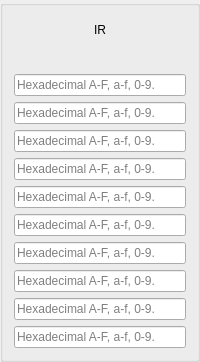
       <widget class="QGroupBox" name="verticalGroupBox_IR">
        <property name="sizePolicy">
         <sizepolicy hsizetype="Fixed" vsizetype="Preferred">
          <horstretch>0</horstretch>
          <verstretch>0</verstretch>
         </sizepolicy>
        </property>
        <property name="minimumSize">
         <size>
          <width>0</width>
          <height>0</height>
         </size>
        </property>
        <property name="maximumSize">
         <size>
          <width>16777215</width>
          <height>16777215</height>
         </size>
        </property>
        <layout class="QVBoxLayout" name="verticalLayout_5">
         <item>
          <widget class="QLabel" name="inputRegisters">
           <property name="minimumSize">
            <size>
             <width>0</width>
             <height>25</height>
            </size>
           </property>
           <property name="text">
            <string>IR</string>
           </property>
           <property name="alignment">
            <set>Qt::AlignCenter</set>
           </property>
          </widget>
         </item>
         <item>
          <widget class="QLabel" name="label_7">
           <property name="minimumSize">
            <size>
             <width>0</width>
             <height>20</height>
            </size>
           </property>
           <property name="text">
            <string/>
           </property>
          </widget>
         </item>
         <item>
          <widget class="QLineEdit" name="inReg_0">
           <property name="minimumSize">
            <size>
             <width>0</width>
             <height>20</height>
            </size>
           </property>
           <property name="maxLength">
            <number>32767</number>
           </property>
           <property name="placeholderText">
            <string>Hexadecimal A-F, a-f, 0-9.</string>
           </property>
          </widget>
         </item>
         <item>
          <widget class="QLineEdit" name="inReg_1">
           <property name="minimumSize">
            <size>
             <width>0</width>
             <height>20</height>
            </size>
           </property>
           <property name="maxLength">
            <number>32767</number>
           </property>
           <property name="placeholderText">
            <string>Hexadecimal A-F, a-f, 0-9.</string>
           </property>
          </widget>
         </item>
         <item>
          <widget class="QLineEdit" name="inReg_2">
           <property name="minimumSize">
            <size>
             <width>0</width>
             <height>20</height>
            </size>
           </property>
           <property name="maxLength">
            <number>32767</number>
           </property>
           <property name="placeholderText">
            <string>Hexadecimal A-F, a-f, 0-9.</string>
           </property>
          </widget>
         </item>
         <item>
          <widget class="QLineEdit" name="inReg_3">
           <property name="minimumSize">
            <size>
             <width>0</width>
             <height>20</height>
            </size>
           </property>
           <property name="maxLength">
            <number>32767</number>
           </property>
           <property name="placeholderText">
            <string>Hexadecimal A-F, a-f, 0-9.</string>
           </property>
          </widget>
         </item>
         <item>
          <widget class="QLineEdit" name="inReg_4">
           <property name="minimumSize">
            <size>
             <width>0</width>
             <height>20</height>
            </size>
           </property>
           <property name="maxLength">
            <number>32767</number>
           </property>
           <property name="placeholderText">
            <string>Hexadecimal A-F, a-f, 0-9.</string>
           </property>
          </widget>
         </item>
         <item>
          <widget class="QLineEdit" name="inReg_5">
           <property name="minimumSize">
            <size>
             <width>0</width>
             <height>20</height>
            </size>
           </property>
           <property name="maxLength">
            <number>32767</number>
           </property>
           <property name="placeholderText">
            <string>Hexadecimal A-F, a-f, 0-9.</string>
           </property>
          </widget>
         </item>
         <item>
          <widget class="QLineEdit" name="inReg_6">
           <property name="minimumSize">
            <size>
             <width>0</width>
             <height>20</height>
            </size>
           </property>
           <property name="maxLength">
            <number>32767</number>
           </property>
           <property name="placeholderText">
            <string>Hexadecimal A-F, a-f, 0-9.</string>
           </property>
          </widget>
         </item>
         <item>
          <widget class="QLineEdit" name="inReg_7">
           <property name="minimumSize">
            <size>
             <width>0</width>
             <height>20</height>
            </size>
           </property>
           <property name="maxLength">
            <number>32767</number>
           </property>
           <property name="placeholderText">
            <string>Hexadecimal A-F, a-f, 0-9.</string>
           </property>
          </widget>
         </item>
         <item>
          <widget class="QLineEdit" name="inReg_8">
           <property name="minimumSize">
            <size>
             <width>0</width>
             <height>20</height>
            </size>
           </property>
           <property name="maxLength">
            <number>32767</number>
           </property>
           <property name="placeholderText">
            <string>Hexadecimal A-F, a-f, 0-9.</string>
           </property>
          </widget>
         </item>
         <item>
          <widget class="QLineEdit" name="inReg_9">
           <property name="minimumSize">
            <size>
             <width>0</width>
             <height>20</height>
            </size>
           </property>
           <property name="maxLength">
            <number>32767</number>
           </property>
           <property name="placeholderText">
            <string>Hexadecimal A-F, a-f, 0-9.</string>
           </property>
          </widget>
         </item>
        </layout>
       </widget>
